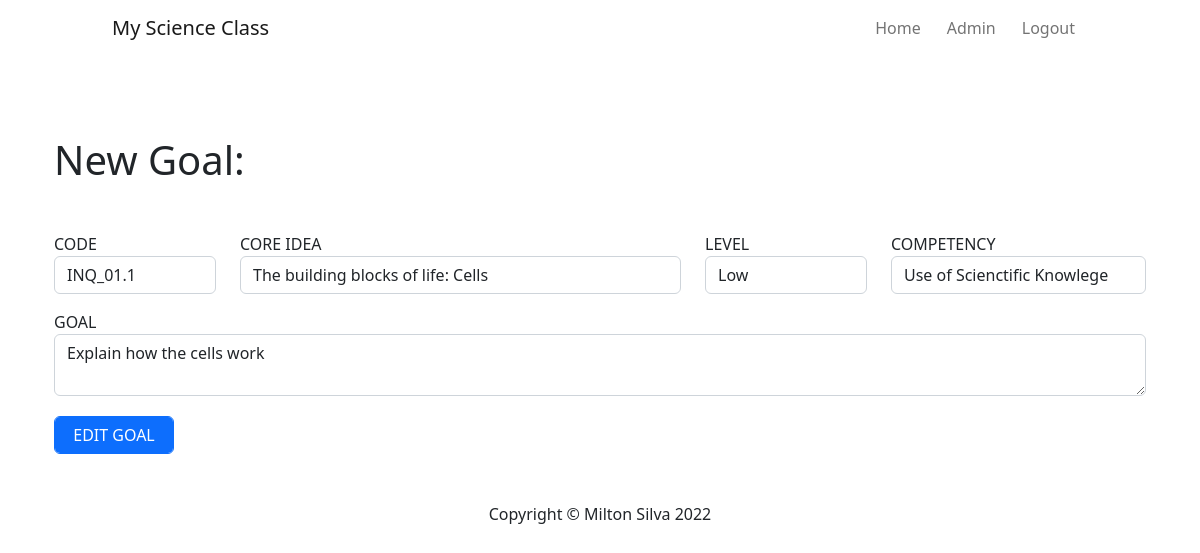
Screenshot of /edit-goal/INQ_01.1 (signed in) with the database file from the repository.
### databases.py (models this page shows)
class Goal(db.Model):
    __tablename__ = "goals"
    code = db.Column(db.String(15), primary_key=True)
    goal_description = db.Column(db.String(1000), nullable=False)
    level = db.Column(db.String(250), nullable=False)
    competency = db.Column(db.String(250), nullable=False)
    topic = db.Column(db.String(250), nullable=False)
    activity = relationship("Activity", back_populates="goal")

### main.py (the view, shortened to what this page needs)
@app.route("/edit-goal/<goal_code>", methods=["GET", "POST"])
@login_required
@admin_only
def edit_goal(goal_code):
    goal = Goal.query.get(goal_code)
    edit_form = GoalForm(
        code = goal.code,
        goal_description = goal.goal_description,
        level = goal.level,
        competency = goal.competency,
        topic = goal.topic
    )
    return render_template("goals.html", form=edit_form, current_user=current_user, is_editing=True)

### forms.py
class GoalForm(FlaskForm):
    code = StringField("CODE", validators=[DataRequired()])
    goal_description = TextAreaField("GOAL", validators=[DataRequired()])
    level = SelectField("LEVEL", choices=["Low", "Basic", "High", "Outstanding"], validators=[DataRequired()])
    competency = SelectField("COMPETENCY", choices=["Use of Scienctific Knowlege", "Inquiry", "Phenomena Explanation"])
    topic = StringField("CORE IDEA", validators=[DataRequired()])
    submit = SubmitField("ADD GOAL")
    edit = SubmitField("EDIT GOAL")

### main.py (called while the page is built)
@login_manager.user_loader
def load_user(user_id):
    return User.query.get(int(user_id))

def admin_only(f):
    @wraps(f)
    def decorated_function(*args, **kwargs):
        if current_user.group != "ADMIN":
            return abort(403)
        return f(*args, **kwargs)
    return decorated_function

### templates/goals.html (shortened to what this page needs)
{% extends 'base.html' %}
{% import "bootstrap/wtf.html" as wtf %}
{% block page_content %}
  <div class="container rubric-cont">
    <h1 class="my-5">New Goal: </h1>
    <form action="" method="POST" role="form" class="form">
        <div class="row">
            <div class="form-group col-md-2">
                {{ wtf.form_field(form.code, class="form-control") }}
            </div>
            <div class="form-group col-md-5">
              {{ wtf.form_field(form.topic, class="form-control") }}
            </div>
            <div class="form-group col-md-2">
                {{ wtf.form_field(form.level, class="form-control") }}
            </div>
            <div class="form-group col-md-3">
                {{ wtf.form_field(form.competency, class="form-control") }}
            </div>
        </div>
        <div class="form-group mt-3">
            {{ wtf.form_field(form.goal_description, class="form-control") }}
        </div>
        <div class="form-group">
            {% if is_editing: %}
            {{ wtf.form_field(form.edit, class="form-control btn btn-primary") }}
            {% else: %}
            {{ wtf.form_field(form.submit, class="form-control btn btn-primary") }}
            {% endif %}
        </div>
    </form>
  </div>
{% include "footer.html" %}
{% endblock %}

### static/css/style.css (style rules this page uses)
.rubric-cont { margin: 5rem auto auto auto; }
#edit { margin-top: 20px; width: 120px; }

### rows the page displays
Goal: code "INQ_01.1", topic "The building blocks of life: Cells", level "Low", competency "Use of Scienctific Knowlege", goal_description "Explain how the cells work"
